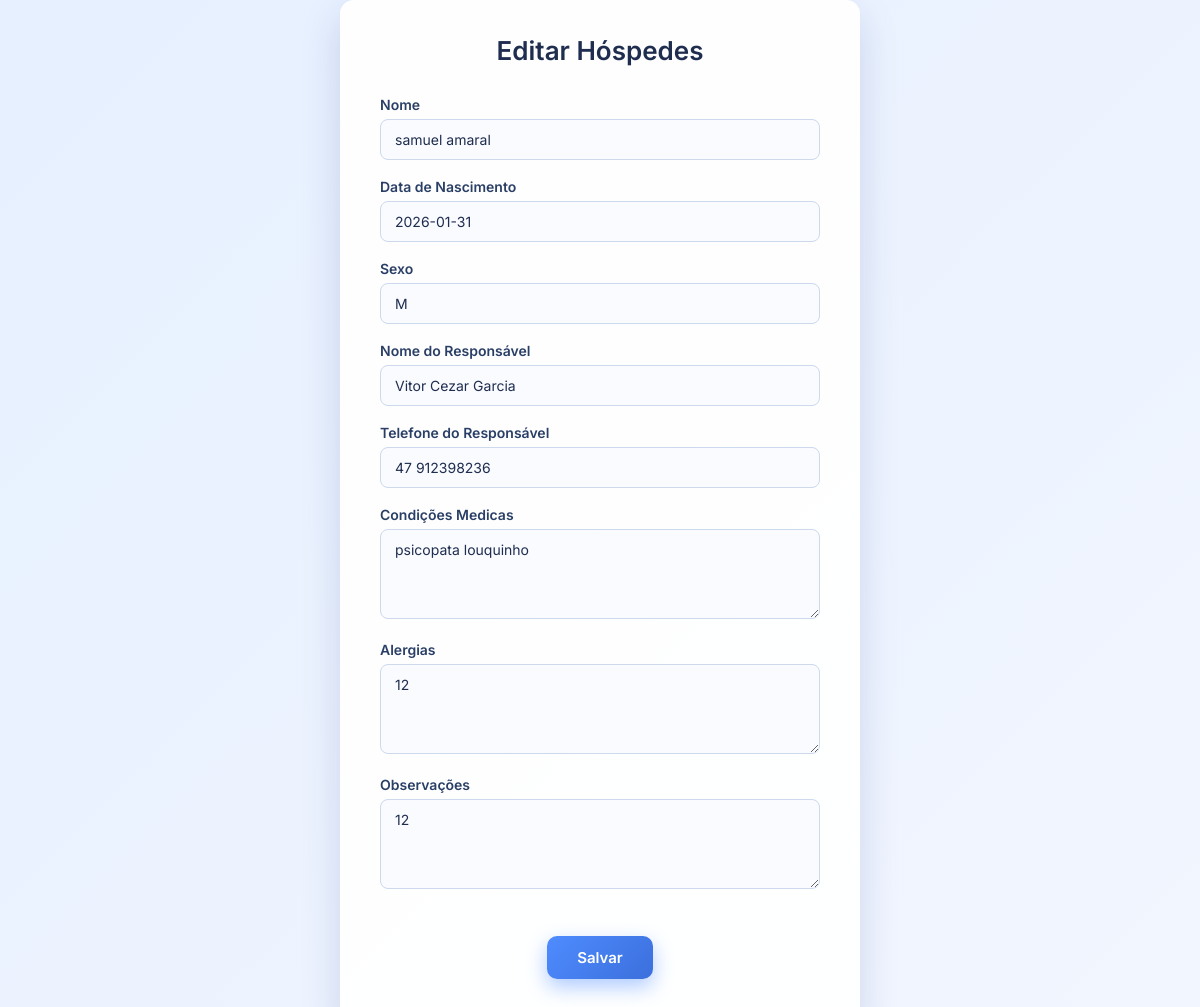
Screenshot of /adm/hospede/1/editar (signed in) with the database file from the repository.
### Database/models/hospedes.py (models this page shows)
class Hospedes(BaseModel):
    id_hospede = AutoField()
    nome = CharField()
    data_nascimento = DateField()
    sexo = CharField(max_length=10)
    responsavel_nome = CharField(max_length=150)
    responsavel_telefone = CharField(max_length=20)
    condicoes_medicas = TextField(null=True)
    alergias = TextField(null=True)
    observacoes = TextField(null=True)
    criado_em = DateTimeField(default=datetime.datetime.now)
    atualizado_em = DateTimeField(default=datetime.datetime.now)
    atualizado_por = CharField(null=True)
    id_quarto = ForeignKeyField(Quartos, backref="hospedes", column_name="id_quarto", null=True)
    class Meta:
        database = db

### routes/adm.py (the view, shortened to what this page needs)
@rota_adm.route('/hospede/<int:id>/editar', methods=['GET', 'POST'])
def editar_hospede(id):
    check = validar_adm()
    if check:
        return check
    hospede = Hospedes.get_or_none(Hospedes.id_hospede == id)
    if not hospede:
        return 'Hóspede não encontrado', 404
    return render_template('adm/editarhospede.html', hospede=hospede)

### main.py (called while the page is built)
@app.after_request
def bloquear_cache(response):
    response.headers["Cache-Control"] = "no-store, no-cache, must-revalidate, private"
    response.headers["Pragma"] = "no-cache"
    response.headers["Expires"] = "0"
    return response

### routes/adm.py (called while the page is built)
def validar_adm():
    if 'cargo' not in session:
        return redirect(url_for('home.login'))
    if session.get("cargo") != "adm":
        return redirect(url_for('home.login'))
    return None

### templates/adm/editarhospede.html (shortened to what this page needs)
<!DOCTYPE html>
<html lang="en">
<head>
        <link rel="stylesheet" href="{{ url_for('static', filename='css/editarhospede.css') }}">
</head>
<body>
    <form method="POST">
        <h1>Editar Hóspedes</h1>
        <label for="nome">Nome</label>
        <input name="nome" value="{{ hospede.nome }}">
        <label for="datanasc">Data de Nascimento</label>
        <input name="data_nascimento" value="{{ hospede.data_nascimento }}">
        <label for="sexo">Sexo</label>
        <input name="sexo" value="{{ hospede.sexo }}">
        <label for="nomeresp">Nome do Responsável</label>
        <input name="responsavel_nome" value="{{ hospede.responsavel_nome }}">
        <label for="telresp">Telefone do Responsável</label>
        <input name="responsavel_telefone" value="{{ hospede.responsavel_telefone }}">
        <label for="condmedi">Condições Medicas</label>
        <textarea name="condicoes_medicas">{{ hospede.condicoes_medicas }}</textarea>
        <label for="alergias">Alergias</label>
        <textarea name="alergias">{{ hospede.alergias }}</textarea>
        <label for="obs">Observações</label>
        <textarea name="observacoes">{{ hospede.observacoes }}</textarea>
        <button type="submit">Salvar</button>
    </form>
</body>
</html>

### static/css/editarhospede.css (style rules this page uses)
* { margin: 0; padding: 0; box-sizing: border-box; font-family: 'Inter', sans-serif; }
body { min-height: 100vh; background: linear-gradient(135deg, #e6f0ff, #f2f6ff); display: flex; justify-content: center; align-items: center; }
form { width: 100%; max-width: 520px; background: rgba(255, 255, 255, 0.96); padding: 35px 40px 45px; border-radius: 14px; box-shadow: 0 15px 40px rgba(0, 40, 120, 0.15); }
h1 { text-align: center; font-size: 26px; font-weight: 600; color: #1f2d4f; margin-bottom: 30px; }
label { display: block; font-size: 14px; font-weight: 600; color: #2a3f66; margin-bottom: 6px; }
input, textarea { width: 100%; padding: 11px 14px; border-radius: 8px; border: 1px solid #cdd9ed; background: #f9fbff; font-size: 14px; color: #1f2d4f; outline: none; transition: 0.25s ease; margin-bottom: 18px; }
textarea { min-height: 90px; resize: vertical; }
button { display: block; margin: 25px auto 0; padding: 12px 30px; border-radius: 10px; border: none; font-weight: 600; font-size: 15px; cursor: pointer; background: linear-gradient(135deg, #4f8cff, #3b6fdc); color: white; box-shadow: 0 8px 20px rgba(79, 140, 255, 0.45); transition: 0.25s ease; }

### rows the page displays
Hospedes: nome "samuel amaral", data_nascimento "2026-01-31", sexo "M", responsavel_nome "Vitor Cezar Garcia", responsavel_telefone "47 912398236", condicoes_medicas "psicopata louquinho", alergias "12", observacoes "12"
